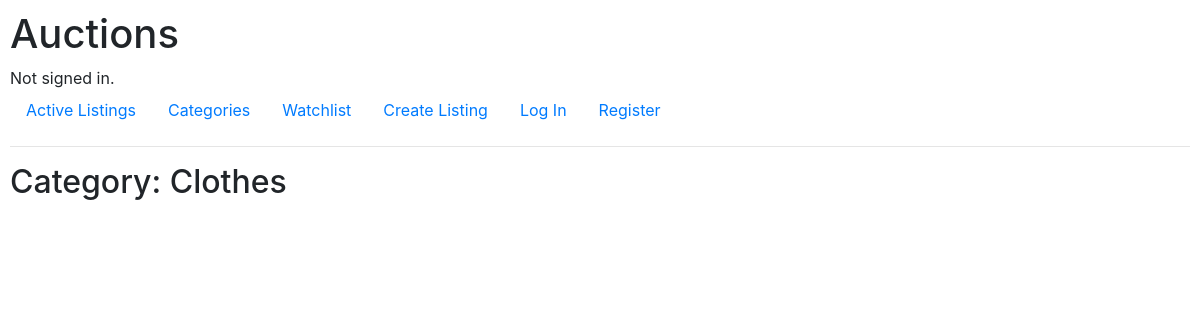
/category/Clothes, run on an earlier commit of the app's database.
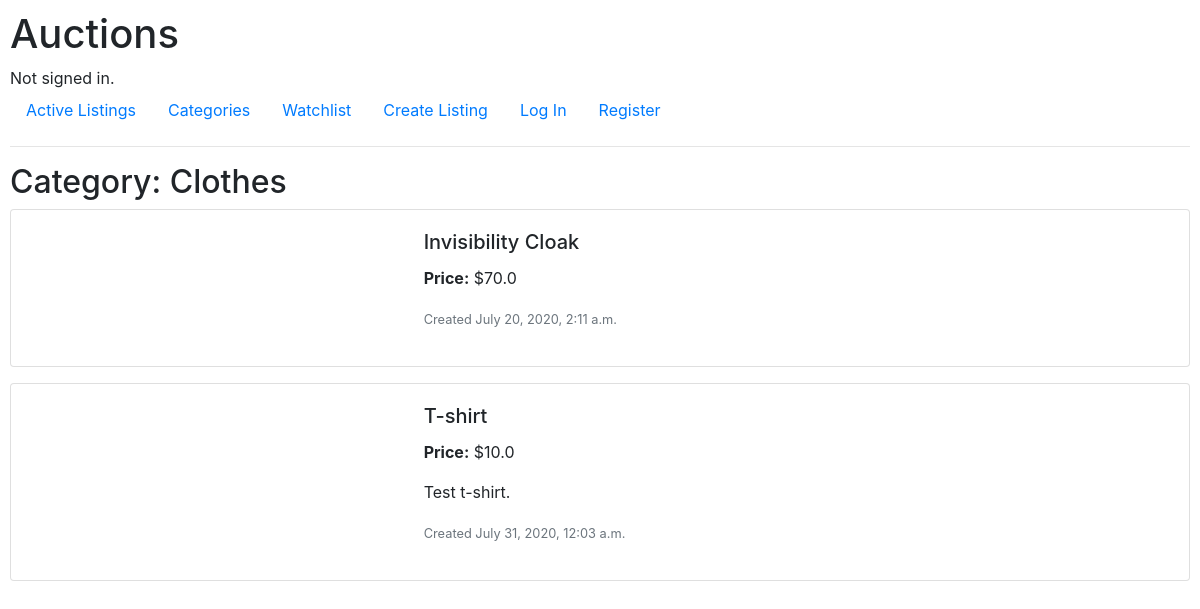
And on a later commit of the database.
### auctions/models.py (models this page shows)
class Listing(models.Model):
    title = models.CharField(max_length=64)
    starting_bid = models.FloatField()
    description = models.CharField(max_length=256, blank=True)
    date_created = models.DateTimeField(auto_now_add=True)
    image = models.CharField(max_length=2550, blank=True)
    category = models.CharField(max_length=64, blank=True)
    listed_by = models.ForeignKey(User, on_delete=models.CASCADE)
    is_active = models.BooleanField(default=True)

### auctions/views.py (the view)
# urls.py: path("category/<str:category_name>", views.category, name="category")
def category(request, category_name):
    listings = [listing for listing in Listing.objects.all()
                if listing.category == category_name]
    return render(request, "auctions/category.html",{
        "category": category_name,
        "listings": listings
    })

### auctions/templates/auctions/category.html (shortened to what this page needs)
{% extends "auctions/layout.html" %}
{% block body %}
    <h2>Category: {{category}}</h2>
    {% for listing in listings %}
    <div class="card mb-3">
        <div class="row no-gutters">
            <div class="col-md-4">
            </div>
            <div class="col-md-8">
                <div class="card-body">
                    <h5 class="card-title"> {{ listing.title }} </h5>
                    <p class="card-text"> <b>Price:</b> ${{ listing.starting_bid }} </p>
                    <p class="card-text"> {{ listing.description }} </p>
                    <p class="card-text"><small class="text-muted">Created {{ listing.date_created }} </small></p>
                </div>
            </div>
        </div>
    </div>
    {% endfor %}
{% endblock %}

What changed in the data, as far as the page shows it:
now on this page (row edited): Listing: title "Invisibility Cloak", starting_bid "70.0", date_created "July 20, 2020, 2:11 a.m."
added Listing: title "T-shirt", starting_bid "10.0", description "Test t-shirt.", date_created "July 31, 2020, 12:03 a.m."
